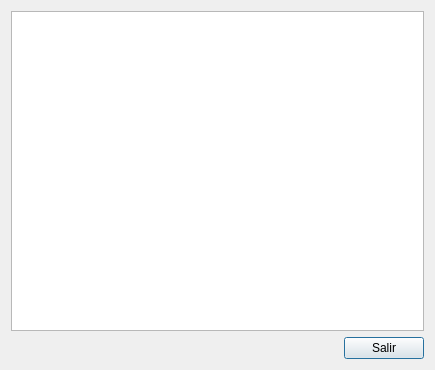
<?xml version="1.0" encoding="UTF-8"?>
<ui version="4.0">
 <class>Dialog</class>
 <widget class="QDialog" name="Dialog">
  <property name="windowModality">
   <enum>Qt::ApplicationModal</enum>
  </property>
  <property name="geometry">
   <rect>
    <x>0</x>
    <y>0</y>
    <width>435</width>
    <height>370</height>
   </rect>
  </property>
  <property name="windowTitle">
   <string>Lista</string>
  </property>
  <property name="modal">
   <bool>true</bool>
  </property>
  <layout class="QVBoxLayout" name="verticalLayout_2">
   <item>
    <layout class="QVBoxLayout" name="verticalLayout">
     <item>
      <widget class="QTableWidget" name="tblLista">
       <property name="font">
        <font>
         <pointsize>8</pointsize>
        </font>
       </property>
       <property name="frameShape">
        <enum>QFrame::StyledPanel</enum>
       </property>
       <property name="frameShadow">
        <enum>QFrame::Plain</enum>
       </property>
       <property name="horizontalScrollBarPolicy">
        <enum>Qt::ScrollBarAlwaysOff</enum>
       </property>
       <property name="sizeAdjustPolicy">
        <enum>QAbstractScrollArea::AdjustToContents</enum>
       </property>
       <property name="editTriggers">
        <set>QAbstractItemView::NoEditTriggers</set>
       </property>
       <property name="selectionMode">
        <enum>QAbstractItemView::SingleSelection</enum>
       </property>
       <property name="selectionBehavior">
        <enum>QAbstractItemView::SelectRows</enum>
       </property>
       <attribute name="verticalHeaderVisible">
        <bool>false</bool>
       </attribute>
       <attribute name="verticalHeaderHighlightSections">
        <bool>true</bool>
       </attribute>
      </widget>
     </item>
     <item>
      <layout class="QHBoxLayout" name="horizontalLayout">
       <item>
        <spacer name="horizontalSpacer">
         <property name="orientation">
          <enum>Qt::Horizontal</enum>
         </property>
         <property name="sizeHint" stdset="0">
          <size>
           <width>40</width>
           <height>20</height>
          </size>
         </property>
        </spacer>
       </item>
       <item>
        <widget class="QPushButton" name="cmdSalir">
         <property name="text">
          <string>Salir</string>
         </property>
         <property name="shortcut">
          <string>Esc</string>
         </property>
        </widget>
       </item>
      </layout>
     </item>
    </layout>
   </item>
  </layout>
 </widget>
 <resources/>
 <connections/>
</ui>
